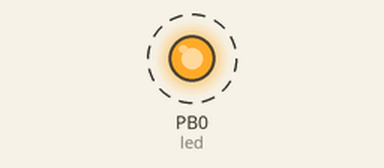
Bench run of a program on a simulated ATmega328P, built with avr-gcc and emulated at 16 MHz. Parts: output pins drawn as LEDs (lit = HIGH). Dashed ring = blinking.

Above: at 0.5 s.
Timing chart, 0 to 4.6 s (numbered marks = the images above):
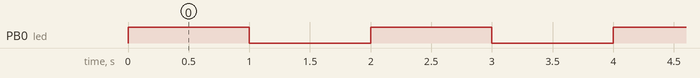

The program:

main.c
```c
/*
*  Blinky example
*  This code will make the port D8 (Arduino UNO) turn on and off each second
*/

#include <avr/io.h>
#include <util/delay.h>

int main(void)
{
    DDRB = DDRB |= (1 << DDB0); // Sets the direction of the port B0 (D8 on an Arduino UNO) to output

    while (1)
    {
        PORTB |= (1 << PORTB0); // Turns the led on by setting the bit PORTB0 on register PORTB to 1
        _delay_ms(1000);
        PORTB &= ~(1 << PORTB0); // Turns the led off by setting it to 0
        _delay_ms(1000);
    }

    return 0;
}
```

Measured:
- by itself, PB0 (led): alternates HIGH for 1.0 s and LOW for 1.0 s
